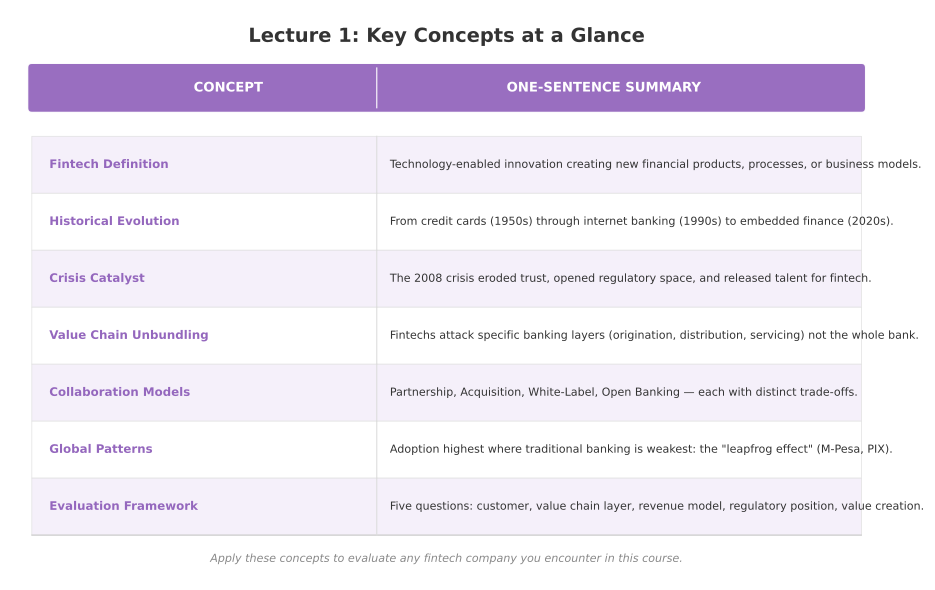

Here is the Python script that generated this plot:
"""
Figure 10: Key Concepts Summary Table
Summary reference card with 7 concepts, purple header, alternating row backgrounds.
"""

import sys
import os
sys.path.insert(0, os.path.join(os.path.dirname(__file__), '..', '..', '..', '_shared'))

import matplotlib
matplotlib.use('Agg')
import matplotlib.pyplot as plt
from matplotlib.patches import FancyBboxPatch

try:
    from chart_styles import V4_COLORS, save_chart
except ImportError:
    V4_COLORS = {
        'MLPURPLE': '#9467BD', 'MLBLUE': '#1F77B4', 'MLRED': '#D62728',
        'MLORANGE': '#FF7F0E', 'MLGREEN': '#2CA02C', 'MLGRAY': '#7F7F7F',
        'MLTEAL': '#0D7377', 'MLCYAN': '#14BDEB', 'MLYELLOW': '#BCBD22',
        'MLPINK': '#E377C2', 'MLBROWN': '#8C564B',
    }
    def save_chart(fig, filename='chart.pdf', dpi=300):
        fig.tight_layout()
        fig.savefig(filename, format='pdf', bbox_inches='tight', dpi=dpi, facecolor='white')
        plt.close(fig)
        print(f'Saved: {filename}')

CHART_METADATA = {
    'title': 'Key Concepts Summary',
    'type': 'summary_table',
    'section': 'SOWHAT',
    'lecture_number': 1,
}

concepts = [
    ('Fintech Definition',
     'Technology-enabled innovation creating new financial products, processes, or business models.'),
    ('Historical Evolution',
     'From credit cards (1950s) through internet banking (1990s) to embedded finance (2020s).'),
    ('Crisis Catalyst',
     'The 2008 crisis eroded trust, opened regulatory space, and released talent for fintech.'),
    ('Value Chain Unbundling',
     'Fintechs attack specific banking layers (origination, distribution, servicing) not the whole bank.'),
    ('Collaboration Models',
     'Partnership, Acquisition, White-Label, Open Banking \u2014 each with distinct trade-offs.'),
    ('Global Patterns',
     'Adoption highest where traditional banking is weakest: the "leapfrog effect" (M-Pesa, PIX).'),
    ('Evaluation Framework',
     'Five questions: customer, value chain layer, revenue model, regulatory position, value creation.'),
]

fig, ax = plt.subplots(figsize=(10, 6))
ax.set_xlim(0, 10)
ax.set_ylim(0, 6)
ax.axis('off')

# Main title
ax.text(5.0, 5.72, 'Lecture 1: Key Concepts at a Glance',
        fontsize=14, fontweight='bold', ha='center', va='center', color='#333333')

# Header row
header_h = 0.42
header_y = 5.18
header_box = FancyBboxPatch((0.25, header_y - header_h / 2), 9.5, header_h,
                             boxstyle='round,pad=0.05', facecolor=V4_COLORS['MLPURPLE'],
                             edgecolor='white', linewidth=1.2, alpha=0.95, zorder=3)
ax.add_patch(header_box)
ax.text(2.5, header_y, 'CONCEPT', ha='center', va='center',
        fontsize=9.5, fontweight='bold', color='white', zorder=4)
ax.text(6.8, header_y, 'ONE-SENTENCE SUMMARY', ha='center', va='center',
        fontsize=9.5, fontweight='bold', color='white', zorder=4)
# Vertical divider in header
ax.plot([4.2, 4.2], [header_y - header_h / 2, header_y + header_h / 2],
        color='white', linewidth=0.8, zorder=4)

# Data rows
n_rows = len(concepts)
row_h = 0.60
total_table_h = n_rows * row_h
start_y = header_y - header_h / 2 - row_h

row_colors = ['#F5F0FA', '#FFFFFF']  # alternating: light purple tint / white

for i, (concept, summary) in enumerate(concepts):
    ry = start_y - i * row_h
    fc = row_colors[i % 2]
    row_box = FancyBboxPatch((0.25, ry - row_h / 2), 9.5, row_h,
                              boxstyle='square,pad=0', facecolor=fc,
                              edgecolor='#E0E0E0', linewidth=0.5, alpha=1.0, zorder=2)
    ax.add_patch(row_box)

    # Concept name (left column)
    ax.text(0.45, ry, concept, ha='left', va='center',
            fontsize=8.5, color=V4_COLORS['MLPURPLE'], fontweight='bold', zorder=3)

    # Vertical divider
    ax.plot([4.2, 4.2], [ry - row_h / 2, ry + row_h / 2],
            color='#DDDDDD', linewidth=0.8, zorder=3)

    # Summary text (right column)
    ax.text(4.35, ry, summary, ha='left', va='center',
            fontsize=8.0, color='#333333', zorder=3,
            wrap=True)

# Bottom border line
bottom_y = start_y - n_rows * row_h + row_h / 2
ax.plot([0.25, 9.75], [bottom_y, bottom_y], color='#CCCCCC', linewidth=0.8)

ax.text(5.0, 0.22, 'Apply these concepts to evaluate any fintech company you encounter in this course.',
        fontsize=8, ha='center', va='center', color='#888888', style='italic')

output_path = os.path.join(os.path.dirname(__file__), 'chart.pdf')
save_chart(fig, output_path)
